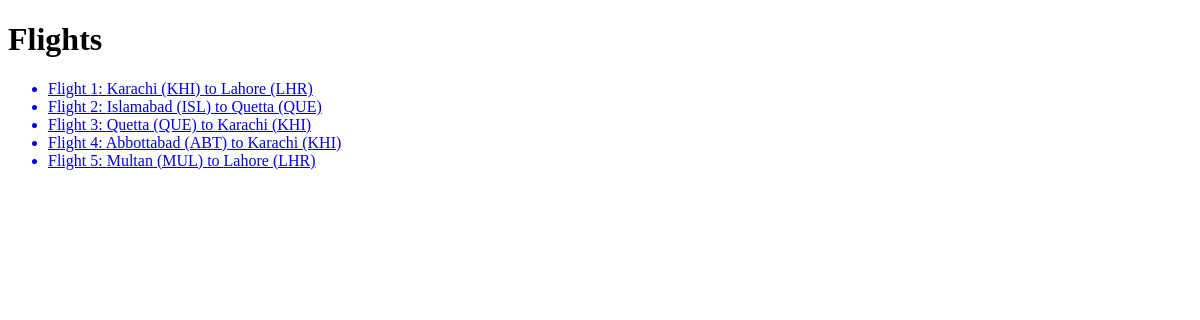
The app's page /flights/, older data.
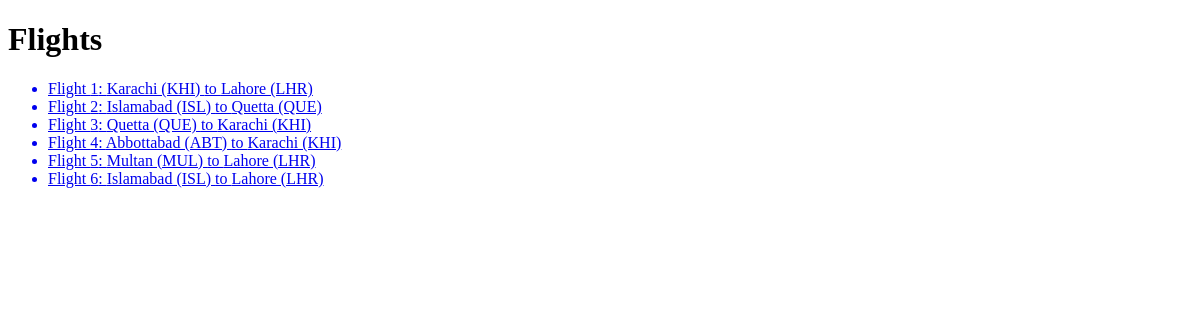
The same page, newer data.
### flights/models.py (models this page shows, shortened)
class Flight(models.Model):
    origin = models.ForeignKey(Airport, on_delete=models.CASCADE, related_name="departures")
    destination = models.ForeignKey(Airport, on_delete=models.CASCADE, related_name="arrivals")
    duration = models.IntegerField()

class Airport(models.Model):
    code = models.CharField(max_length=3)
    city = models.CharField(max_length=64)
    def __str__(self):
        return f"{self.city} ({self.code})"

### flights/views.py (the view)
# urls.py: path("", views.index, name="index"),
def index(request):
    flights = Flight.objects.all()
    return render(request, "flights/index.html", {"flights": flights})

### flights/templates/flights/index.html (shortened to what this page needs)
{%extends "flights/layout.html"%}
{%block body%}
<h1>Flights</h1>
<ul>
  {% for flight in flights %}
  <a href="{%url 'flight' flight.id %}">
    <li>Flight {{flight.id}}: {{flight.origin}} to {{flight.destination}}</li>
  </a>
  {% endfor %}
</ul>
{%endblock%}

### flights/templates/flights/layout.html (shortened to what this page needs)
<!DOCTYPE html>
<html lang="en">
<head>
</head>
<body>
    {%block body%}
    {%endblock%}
</body>
</html>

Row changes from the older to the newer data that the page shows:
added Flight: id "6", origin "Islamabad (ISL)", destination "Lahore (LHR)"
